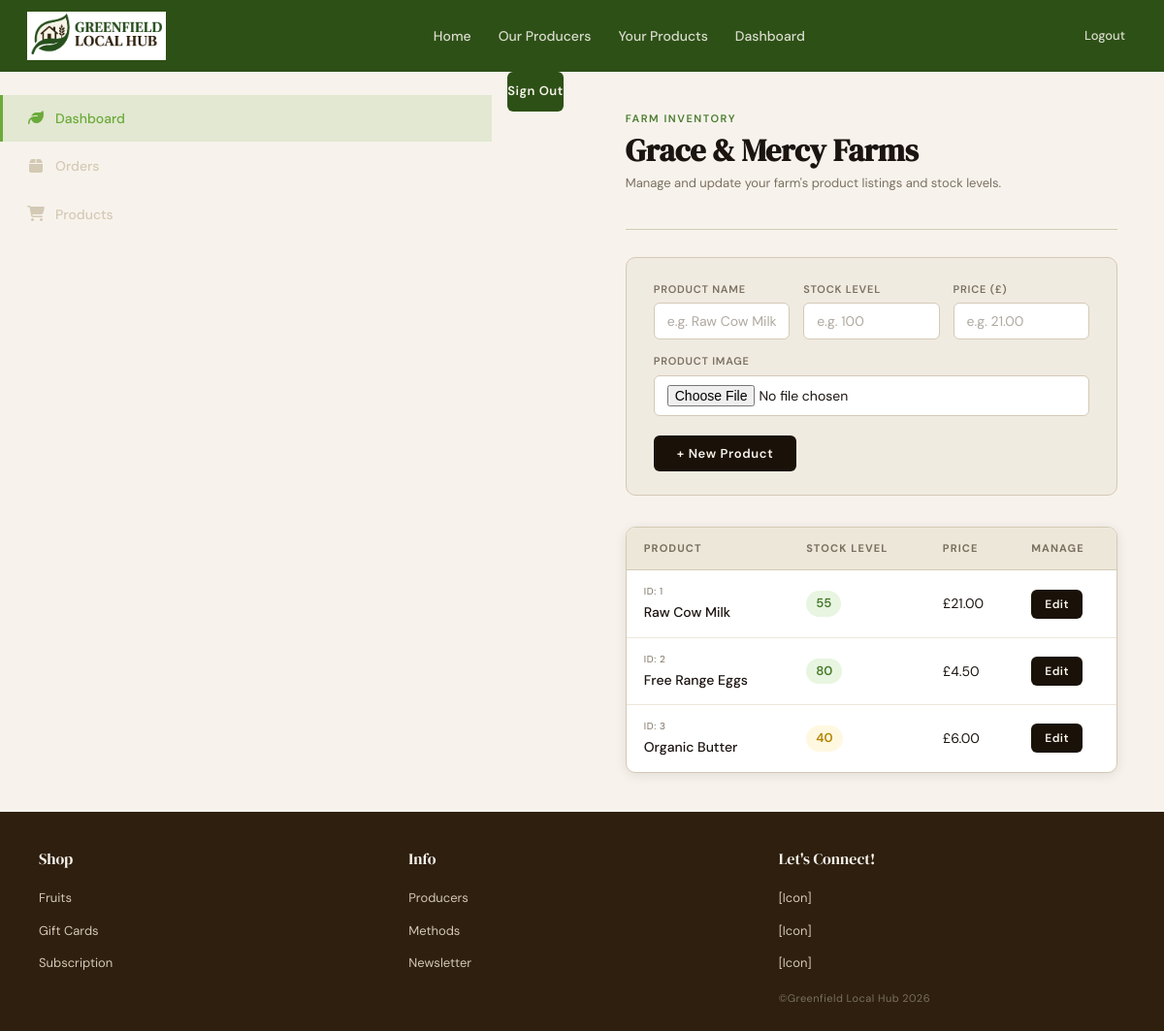
The app's page /producer-dashboard (signed in) with its own data.
### tables this page shows
CREATE TABLE producers (
                producer_id INTEGER PRIMARY KEY AUTOINCREMENT,
                user_id INTEGER NOT NULL UNIQUE,
                farm_name TEXT NOT NULL,
                description TEXT NOT NULL,
                image_path TEXT,
                FOREIGN KEY (user_id) REFERENCES user (user_id));

CREATE TABLE products (
                product_id INTEGER PRIMARY KEY AUTOINCREMENT,
                producer_id INTEGER NOT NULL,
                product_name TEXT NOT NULL,
                price REAL NOT NULL,
                stock_level INTEGER NOT NULL,
                image_path TEXT,
                FOREIGN KEY (producer_id) REFERENCES producers (producer_id));

### app.py (the view)
@app.route("/producer-dashboard")
def producer_dashboard():
    if 'user_id' not in session:
        flash("Please log in to access your dashboard", "error")
        return redirect('/login?next=/producer-dashboard')
    if not session.get('is_producer'):
        flash("Access denied: Producer accounts only", "error")
        return redirect('/')
    conn = None
    try:
        conn = get_db()
        cursor = conn.cursor()
        cursor.execute("SELECT * FROM producers WHERE user_id = ?", (session['user_id'],))
        producer = cursor.fetchone()
        if not producer:
            flash("Producer profile not found", "error")
            return redirect('/')
        cursor.execute("SELECT * FROM products WHERE producer_id = ?", (producer['producer_id'],))
        products = cursor.fetchall()
        return render_template("producer_dashboard.html", producer=producer, products=products)
    except sqlite3.Error as error:
        return f"Database error: {error}"
    finally:
        if conn:
            conn.close()

### app.py (called while the page is built)
def get_db():
        conn = sqlite3.connect('GLH.db')
        conn.row_factory = sqlite3.Row
        return conn

@app.context_processor
def inject_csrf_token():
    return dict(csrf_token=generate_csrf)

### templates/producer_dashboard.html (shortened to what this page needs)
{% extends "base.html" %}
{% block content %}
<link rel="stylesheet" href="https://cdnjs.cloudflare.com/ajax/libs/font-awesome/6.5.0/css/all.min.css">
<div class="pd-wrap">
<ul class="pd-nav">
  <li>
    <a href="/producer-dashboard" class="active">
      <span class="icon"><i class="fa-solid fa-leaf"></i></span>
      <span>Dashboard</span>
    </a>
  </li>
  <li>
    <a href="/producer-orders">
      <span class="icon"><i class="fa-solid fa-box"></i></span>
      <span>Orders</span>
    </a>
  </li>
  <li>
    <a href="/your-products">
      <span class="icon"><i class="fa-solid fa-cart-shopping"></i></span>
      <span>Products</span>
    </a>
  </li>
</ul>
    <div class="pd-signout">
      <a href="/logout">Sign Out</a>
    </div>
  <main class="pd-main">
    <div class="pd-page-header">
      <h2>Farm Inventory</h2>
      <h1>{{ producer.farm_name if producer else 'My Farm' }}</h1>
      <p>Manage and update your farm's product listings and stock levels.</p>
    </div>
    <hr class="pd-divider">
    <form method="POST" enctype="multipart/form-data" action="/producer-add-product">
      <div class="pd-add-card">
        <div class="pd-field-group">
          <div class="pd-field">
            <label for="product_name">Product Name</label>
            <input type="text" id="product_name" name="product_name"
                   placeholder="e.g. Raw Cow Milk" required>
          </div>
          <div class="pd-field">
            <label for="stock_level">Stock Level</label>
            <input type="number" id="stock_level" name="stock_level"
                   placeholder="e.g. 100" min="0" required>
          </div>
          <div class="pd-field">
            <label for="price">Price (£)</label>
            <input type="number" id="price" name="price"
                   placeholder="e.g. 21.00" step="0.01" min="0" required>
          </div>
          <div class="pd-field">
            <label for="image">Product Image</label>
            <input type="file" id="image" name="image" accept="image/*">
          </div>
        </div>
        <button type="submit" class="pd-btn-add">+ New Product</button>
      </div>
    </form>
    <div class="pd-table-wrap">
      {% if products %}
      <table class="pd-table">
        <thead>
          <tr>
            <th>Product</th>
            <th>Stock Level</th>
            <th>Price</th>
            <th>Manage</th>
          </tr>
        </thead>
        <tbody>
          {% for product in products %}
          <tr id="row-{{ product.product_id }}">
            <td>
              <div class="pd-product-meta">
                <span class="pd-product-id">ID: {{ product.product_id }}</span>
                <span class="pd-product-name display-val">{{ product.product_name }}</span>
              </div>
            </td>
            <td>
              {% if product.stock_level >= 50 %}
                <span class="pd-stock high display-val">{{ product.stock_level }}</span>
              {% elif product.stock_level >= 20 %}
                <span class="pd-stock medium display-val">{{ product.stock_level }}</span>
              {% else %}
                <span class="pd-stock low display-val">{{ product.stock_level }}</span>
              {% endif %}
            </td>
            <td>
              <span class="display-val">£{{ "%.2f" | format(product.price) }}</span>
            </td>
            <td>
              <div class="pd-actions">
                <button class="pd-btn pd-btn-edit btn-edit"
                        onclick="enterEdit({{ product.product_id }})"
                        type="button">
                  Edit
                </button>
              </div>
            </td>
          </tr>
          {% endfor %}
        </tbody>
      </table>
      {% else %}
      <div class="pd-empty-icon">
        <i class="fa-solid fa-seedling"></i>
      </div>
        <p>No products yet. Add your first product above to get started.</p>
      </div>
      {% endif %}
    </div>
  </main>
</div>
{% endblock %}

### templates/producer_dashboard.html (style rules this page uses)
.pd-btn-edit { background: var(--soil); color: var(--cream); }

### records on screen
producers: farm_name "Grace & Mercy Farms"
products: product_id "1", product_name "Raw Cow Milk", stock_level "55", price "21.00"
products: product_id "2", product_name "Free Range Eggs", stock_level "80", price "4.50"
products: product_id "3", product_name "Organic Butter", stock_level "40", price "6.00"
